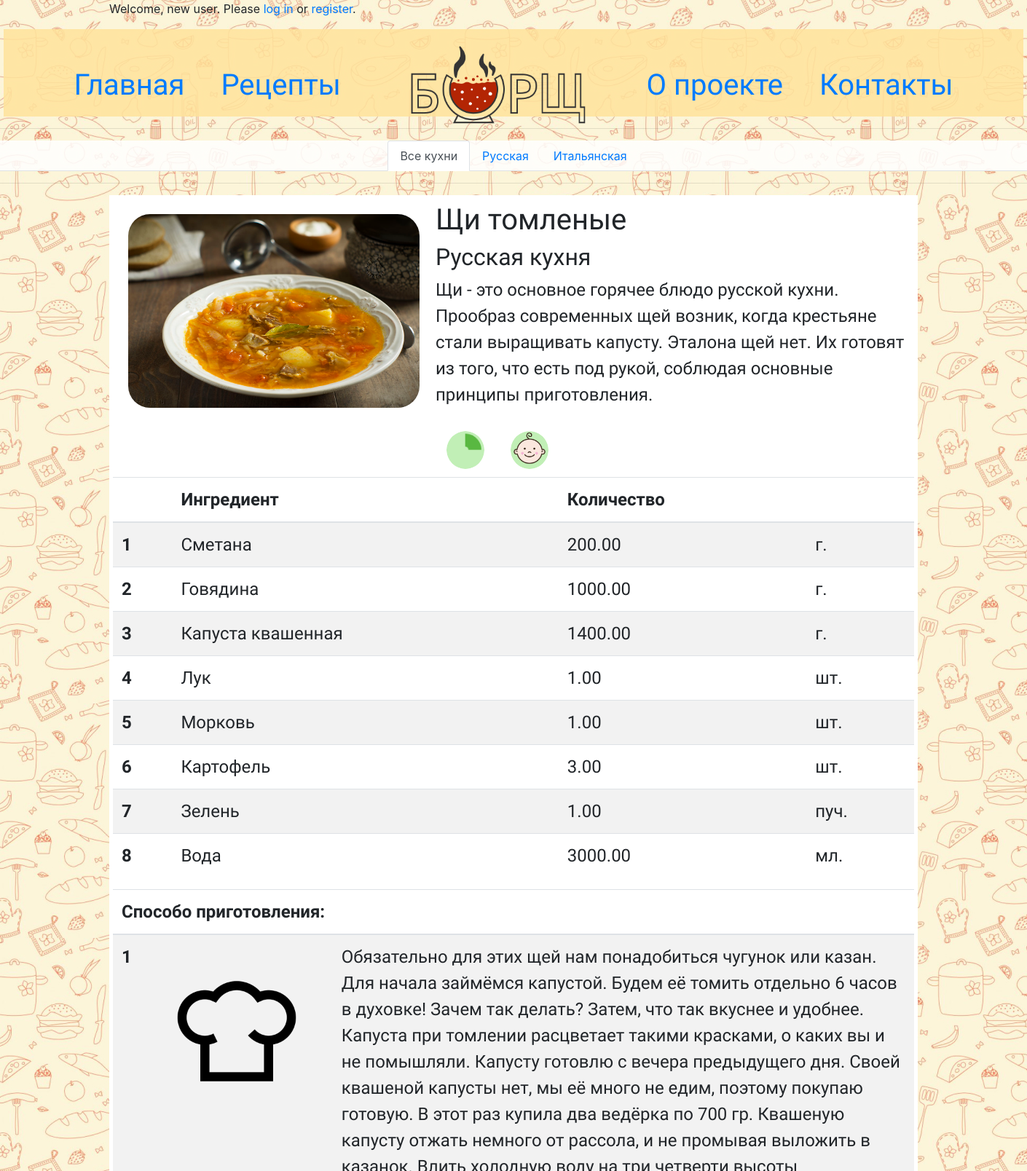
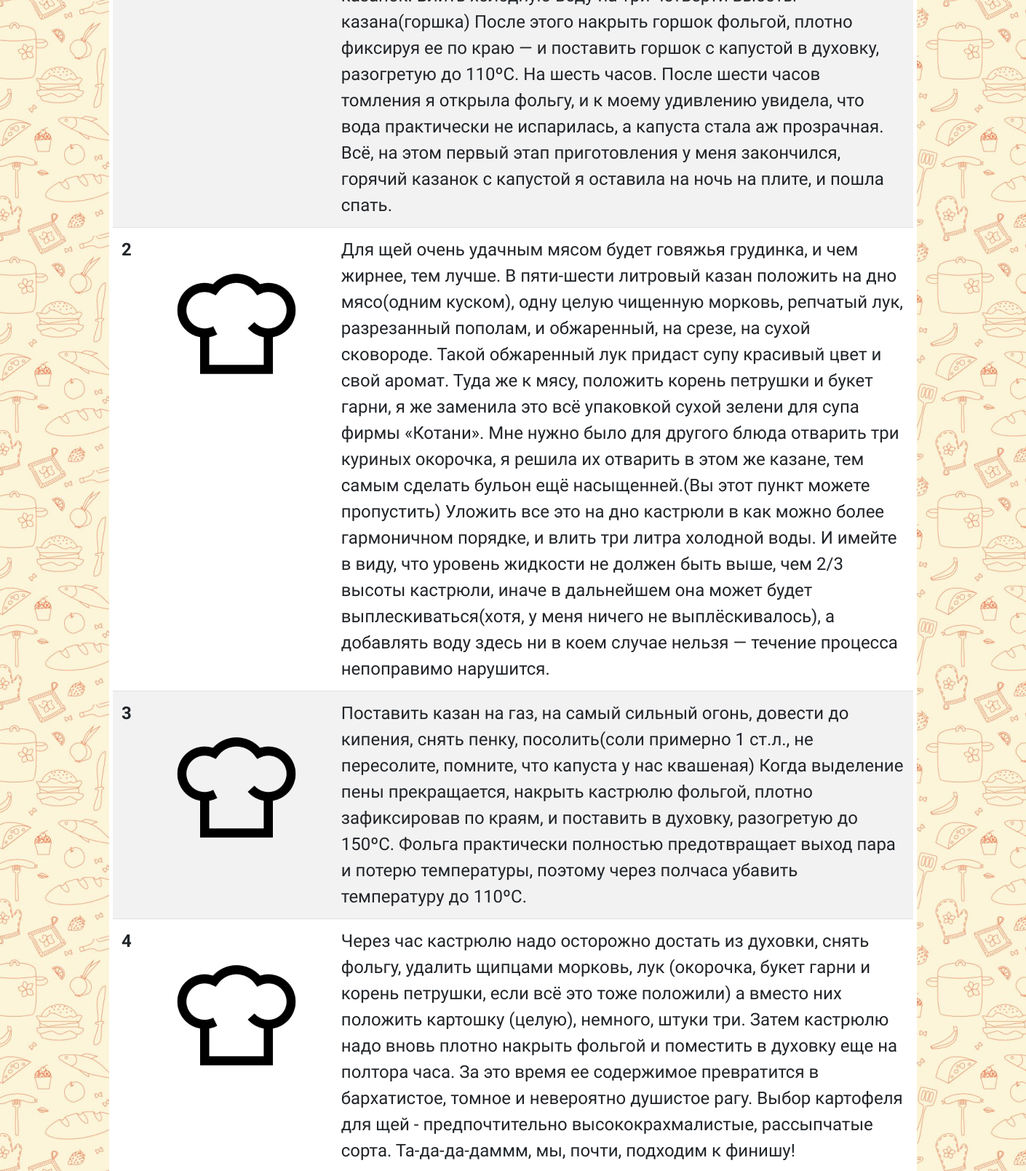
The page /recipes/3 (upper part) on the database its author committed (2 pictures, top to bottom).
### mainapp/models.py (models this page shows, shortened)
class Cuisine(models.Model):
    class Meta:
        verbose_name = 'Кухня'
        verbose_name_plural = 'Кухни'
    name = models.CharField(verbose_name='название', max_length=64, unique=True)
    description = models.TextField(verbose_name='описание', blank=True)

class Recipe(models.Model):
    class Meta:
        verbose_name = 'Рецепт'
        verbose_name_plural = 'Рецепты'
    cuisine = models.ForeignKey(Cuisine, on_delete=models.CASCADE)
    name = models.CharField(verbose_name='название рецепта', max_length=255)
    description = models.TextField(verbose_name='описание', blank=True)
    level = models.IntegerField(verbose_name='сложность приготовления', default=1)
    duration = models.IntegerField(verbose_name='время приготовления', default=15)
    image = models.ImageField(upload_to='recipe_photos', blank=True)

class Composition(models.Model):
    class Meta:
        verbose_name = 'Пропорция'
        verbose_name_plural = 'Пропорции'
    recipe = models.ForeignKey(Recipe, on_delete=models.CASCADE)
    ingredient = models.ForeignKey(Ingredient, on_delete=models.CASCADE)
    quantity = models.DecimalField(verbose_name='количество', max_digits=12, decimal_places=2, default=1)

class Ingredient(models.Model):
    class Meta:
        verbose_name = 'Ингредиент'
        verbose_name_plural = 'Ингредиенты'
    unit = models.ForeignKey(Unit,  on_delete=models.SET(''))
    name = models.CharField(verbose_name='название ингредиента', max_length=255)

class Unit(models.Model):
    class Meta:
        verbose_name = 'Единица измерения'
        verbose_name_plural = 'Единицы измерения'
    short_name = models.CharField(verbose_name='сокращение', max_length=8, unique=True)
    name = models.CharField(verbose_name='название', max_length=128, blank=True)

class CookingStep(models.Model):
    class Meta:
        verbose_name = 'Шаг приготовления'
        verbose_name_plural = 'Шаги приготовления'
    recipe = models.ForeignKey(Recipe, on_delete=models.CASCADE)
    cooking = models.TextField(verbose_name='шаг приготовления', blank=False)
    image = models.ImageField(upload_to='cooking_step_photos', blank=True)

### mainapp/views.py (the view)
# urls.py: path('<int:pk>', mainapp.RecipeDetailView.as_view(), name='recipe'),
class RecipeDetailView(DetailView):
    model = Recipe
    context_object_name = 'recipe'
    template_name = 'mainapp/recipe.html'
    def get_context_data(self, **kwargs):
        context = super().get_context_data(**kwargs)
        context['composition_list'] = Composition.objects.filter(recipe=self.kwargs['pk'])
        context['cooking_step_list'] = CookingStep.objects.filter(recipe=self.kwargs['pk'])
        context['cuisine_list'] = Cuisine.objects.all()
        return context

### mainapp/templatetags/my_tags.py (called while the page is built)
@register.filter(name='media_folder_recipes')
def media_folder_recipes(string):
    if not string:
        string = 'recipe_photos/default.png'
    return f'{settings.MEDIA_URL}{string}'

@register.filter(name='media_folder_cooking_step')
def media_folder_media_folder_cooking_step(string):
    if not string:
        string = 'cooking_step_photos/default.png'
    return f'{settings.MEDIA_URL}{string}'

@register.filter(name='level_pic')
def level_pic(level):
    if level == 2:
        level = 'adult'
    elif level == 3:
        level = 'chief'
    else:
        level = 'child'
    return f'{settings.STATIC_URL}img/level_pic/{level}.png'

@register.filter(name='duration_pic')
def duration_pic(duration):
    if duration <= 15:
        duration = '15'
    elif duration > 15 and duration <=30:
        duration = '30'
    elif duration > 30 and duration <= 60:
        duration = '60'
    else:
        duration = 'gt_60'
    return f'{settings.STATIC_URL}img/duration_pic/{duration}.png'

### mainapp/templates/mainapp/recipe.html (shortened to what this page needs)
{% extends 'mainapp/base.html' %}
{% load my_tags %}
{% block content %}
<div class="container">
        <div class="full_recipe_card">
            <table>
                <tr>
                    <td>
                        <img src="{{ recipe.image|media_folder_recipes }}" class="card-img-top" alt="...">
                    </td>
                    <td>
                        <h1>{{ recipe.name }}</h1>
                        <h2>{{ recipe.cuisine.name }} кухня</h2>
                        <p>{{ recipe.description }}</p>
                    </td>
                </tr>
                <tr>
                    <td>
                        <br>
                        <br>
                    </td>
                    <td class="full_recipe_icons">
                        <img src="{{ recipe.duration|duration_pic }}">
                        <img src="{{ recipe.level|level_pic }}">
                    </td>
                </tr>
            </table>
            <table class="table table-striped">
                <thead>
                    <tr>
                        <th scope="col"></th>
                        <th scope="col">Ингредиент</th>
                        <th scope="col">Количество</th>
                        <th scope="col"></th>
                    </tr>
                </thead>
                <tbody>
                    {% for composition in composition_list %}
                        <tr>
                            <th scope="row">{{ forloop.counter }}</th>
                            <td>{{ composition.ingredient.name }}</td>
                            <td>{{ composition.quantity }}</td>
                            <td>{{ composition.ingredient.unit.short_name }} </td>
                        </tr>
                    {% endfor %}
                </tbody>
            </table>
            <table class="table table-striped">
                <thead>
                    <th colspan="3">Способо приготовления:</th>
                </thead>
                <tbody border="2">
                    {% for cooking_step in cooking_step_list %}
                        <tr>
                            <th scope="row">{{ forloop.counter }}</th>
                            <td class="cookingstep"><img src="{{ cooking_step.image|media_folder_cooking_step }}"></td>
                            <td>{{ cooking_step.cooking }}</td>
                        </tr>
                    {% endfor %}
                </tbody>
            </table>
        </div>
</div>
{% endblock %}

### mainapp/templates/mainapp/includes/inc_cuisine_menu.html (shortened to what this page needs)
<div class="cuisine-menu">
<ul class="nav nav-tabs justify-content-center">
  <li class="nav-item">
    <a href="{% url 'recipes:index' %}"
       class="nav-link {% if request.resolver_match.kwargs.cuisine == None %}
                  active
                {% endif %}">
      Все кухни
    </a>
  </li>
  {% for cuisine in cuisine_list %}
    <li class="nav-item">
      <a href="{% url 'recipes:cuisine' cuisine.name %}"
         class="nav-link ">
        {{ cuisine.name }}
      </a>
    </li>
  {% endfor %}
</ul>
</div>
<hr>

### static/css/styles.css (style rules this page uses)
.cuisine-menu { background-color: rgba(255, 255, 255, 0.85); }
.bg-img { background-image: url( '/static/img/bg_image.jpg' ); background-repeat: repeat; }
.container { margin: 0 auto; }
.full_recipe_card { width: 1110px; background: white; font-family: Poiret One; font-style: normal; font-weight: normal; font-size: 24px; padding: 5px; }
.full_recipe_card img { width: 400px; border-radius: 30px; margin: 20px; }
.full_recipe_icons img { width: 52px; margin: 0 auto; margin-left: 15px; margin-right: 15px; }
.cookingstep img { width: 200px; border-radius: 30px; margin: 20px; }

### rows shown on the page
Cuisine: name "Русская"
Cuisine: name "Итальянская"
Recipe: image|media_folder_recipes (picture), name "Щи томленые", cuisine.name "Русская", description "Щи - это основное горячее блюдо русской кухни. Прообраз современных щей возник, когда крестьяне стали выращивать капусту. Эталона щей нет. Их готовят из того, что есть под рукой, соблюдая основные принципы приготовления."
Composition: ingredient.name "Сметана", quantity "200.00", ingredient.unit.short_name "г."
Composition: ingredient.name "Говядина", quantity "1000.00", ingredient.unit.short_name "г."
Composition: ingredient.name "Капуста квашенная", quantity "1400.00", ingredient.unit.short_name "г."
Composition: ingredient.name "Лук", quantity "1.00", ingredient.unit.short_name "шт."
Composition: ingredient.name "Морковь", quantity "1.00", ingredient.unit.short_name "шт."
Composition: ingredient.name "Картофель", quantity "3.00", ingredient.unit.short_name "шт."
Composition: ingredient.name "Зелень", quantity "1.00", ingredient.unit.short_name "пуч."
Composition: ingredient.name "Вода", quantity "3000.00", ingredient.unit.short_name "мл."
CookingStep: cooking "Обязательно для этих щей нам понадобиться чугунок или казан. Для начала займёмся капустой. Будем её томить отдельно 6 часов в духовке! Зачем так делать? Затем, что так вкуснее и удобнее. Капуста при томлении расцветает такими красками, о каких вы и не помышляли. Капусту готовлю с вечера предыдущего дня. Своей квашеной капусты нет, мы её много не едим, поэтому покупаю готовую. В этот раз купила два ведёрка по 700 гр. Квашеную капусту отжать немного от рассола, и не промывая выложить в казанок. Влить холодную воду на три четверти высоты казана(горшка) После этого накрыть горшок фольгой, плотно фиксируя ее по краю — и поставить горшок с капустой в духовку, разогретую до 110ºС. На шесть часов.…"
CookingStep: cooking "Для щей очень удачным мясом будет говяжья грудинка, и чем жирнее, тем лучше. В пяти-шести литровый казан положить на дно мясо(одним куском), одну целую чищенную морковь, репчатый лук, разрезанный пополам, и обжаренный, на срезе, на сухой сковороде. Такой обжаренный лук придаст супу красивый цвет и свой аромат. Туда же к мясу, положить корень петрушки и букет гарни, я же заменила это всё упаковкой сухой зелени для супа фирмы «Котани». Мне нужно было для другого блюда отварить три куриных окорочка, я решила их отварить в этом же казане, тем самым сделать бульон ещё насыщенней.(Вы этот пункт можете пропустить) Уложить все это на дно кастрюли в как можно более гармоничном порядке, и влить три…"
CookingStep: cooking "Поставить казан на газ, на самый сильный огонь, довести до кипения, снять пенку, посолить(соли примерно 1 ст.л., не пересолите, помните, что капуста у нас квашеная) Когда выделение пены прекращается, накрыть кастрюлю фольгой, плотно зафиксировав по краям, и поставить в духовку, разогретую до 150ºС. Фольга практически полностью предотвращает выход пара и потерю температуры, поэтому через полчаса убавить температуру до 110ºС."
CookingStep: cooking "Через час кастрюлю надо осторожно достать из духовки, снять фольгу, удалить щипцами морковь, лук (окорочка, букет гарни и корень петрушки, если всё это тоже положили) а вместо них положить картошку (целую), немного, штуки три. Затем кастрюлю надо вновь плотно накрыть фольгой и поместить в духовку еще на полтора часа. За это время ее содержимое превратится в бархатистое, томное и невероятно душистое рагу. Выбор картофеля для щей - предпочтительно высококрахмалистые, рассыпчатые сорта. Та-да-да-даммм, мы, почти, подходим к финишу!"
